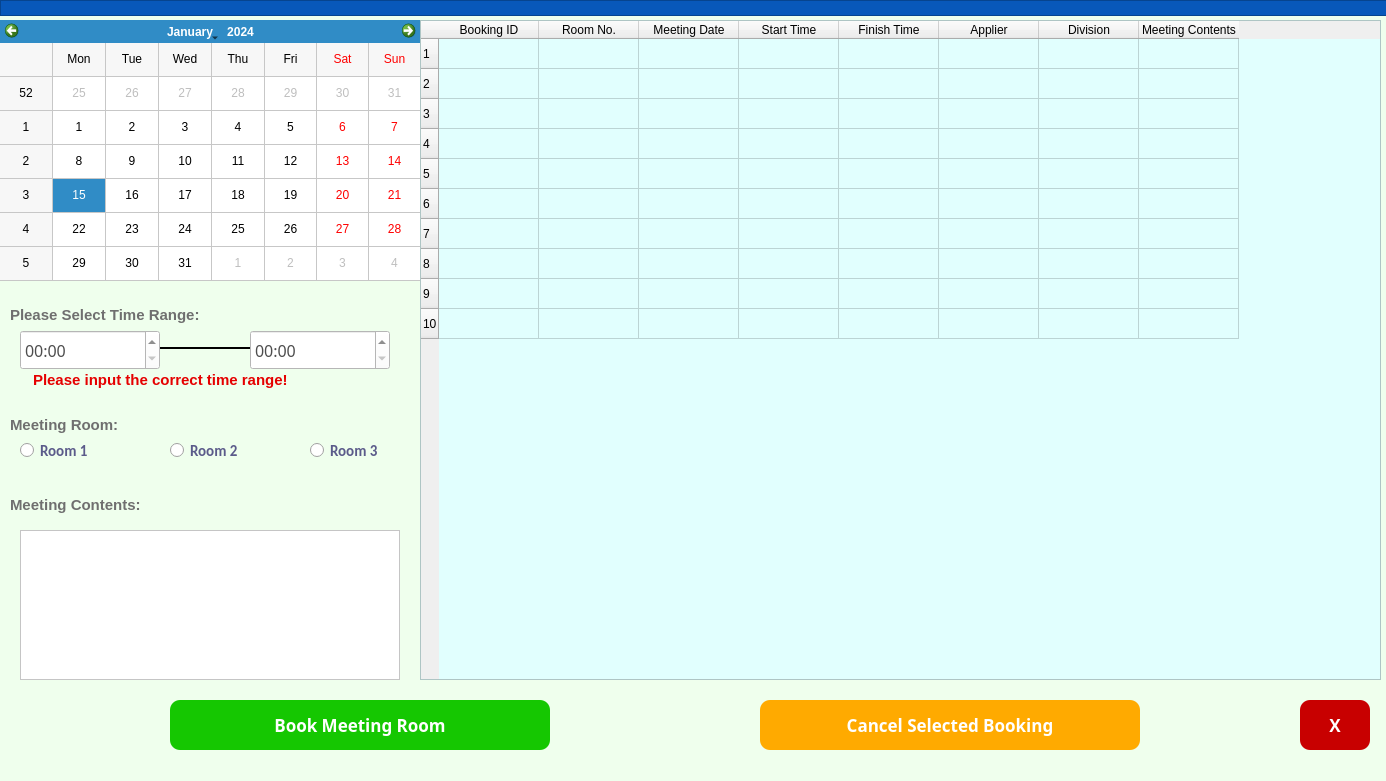
<?xml version="1.0" encoding="UTF-8"?>
<ui version="4.0">
 <class>BookMeetingRoom</class>
 <widget class="QMainWindow" name="BookMeetingRoom">
  <property name="geometry">
   <rect>
    <x>0</x>
    <y>0</y>
    <width>1386</width>
    <height>781</height>
   </rect>
  </property>
  <property name="minimumSize">
   <size>
    <width>1386</width>
    <height>781</height>
   </size>
  </property>
  <property name="maximumSize">
   <size>
    <width>1386</width>
    <height>781</height>
   </size>
  </property>
  <property name="windowTitle">
   <string>Book Meeting Room</string>
  </property>
  <property name="styleSheet">
   <string notr="true">QMainWindow
{
	background-color: rgb(239, 255, 237);
}</string>
  </property>
  <widget class="QWidget" name="centralwidget">
   <widget class="QCalendarWidget" name="calendarWidget">
    <property name="geometry">
     <rect>
      <x>0</x>
      <y>20</y>
      <width>421</width>
      <height>261</height>
     </rect>
    </property>
    <property name="font">
     <font>
      <pointsize>9</pointsize>
      <weight>50</weight>
      <italic>false</italic>
      <bold>false</bold>
     </font>
    </property>
    <property name="gridVisible">
     <bool>true</bool>
    </property>
   </widget>
   <widget class="QLabel" name="label_24">
    <property name="geometry">
     <rect>
      <x>10</x>
      <y>290</y>
      <width>290</width>
      <height>50</height>
     </rect>
    </property>
    <property name="font">
     <font>
      <family>Microsoft JhengHei UI</family>
      <pointsize>11</pointsize>
      <weight>75</weight>
      <bold>true</bold>
     </font>
    </property>
    <property name="styleSheet">
     <string notr="true">QLabel
{
	font-size:11pt;
	color:rgb(111,111,111);
}</string>
    </property>
    <property name="text">
     <string>Please Select Time Range:</string>
    </property>
   </widget>
   <widget class="QTableWidget" name="tableWidget">
    <property name="geometry">
     <rect>
      <x>420</x>
      <y>20</y>
      <width>961</width>
      <height>660</height>
     </rect>
    </property>
    <property name="styleSheet">
     <string notr="true">QTableWidget
{
	background-color: rgb(225, 255, 254);

}</string>
    </property>
    <property name="frameShape">
     <enum>QFrame::StyledPanel</enum>
    </property>
    <property name="frameShadow">
     <enum>QFrame::Plain</enum>
    </property>
    <property name="lineWidth">
     <number>2</number>
    </property>
    <property name="sizeAdjustPolicy">
     <enum>QAbstractScrollArea::AdjustToContentsOnFirstShow</enum>
    </property>
    <property name="selectionBehavior">
     <enum>QAbstractItemView::SelectRows</enum>
    </property>
    <property name="showGrid">
     <bool>true</bool>
    </property>
    <property name="gridStyle">
     <enum>Qt::SolidLine</enum>
    </property>
    <property name="sortingEnabled">
     <bool>false</bool>
    </property>
    <property name="wordWrap">
     <bool>false</bool>
    </property>
    <property name="rowCount">
     <number>10</number>
    </property>
    <property name="columnCount">
     <number>8</number>
    </property>
    <attribute name="horizontalHeaderCascadingSectionResizes">
     <bool>true</bool>
    </attribute>
    <attribute name="verticalHeaderShowSortIndicator" stdset="0">
     <bool>false</bool>
    </attribute>
    <attribute name="verticalHeaderStretchLastSection">
     <bool>false</bool>
    </attribute>
    <row/>
    <row/>
    <row/>
    <row/>
    <row/>
    <row/>
    <row/>
    <row/>
    <row/>
    <row/>
    <column>
     <property name="text">
      <string>Booking ID</string>
     </property>
     <property name="background">
      <color>
       <red>36</red>
       <green>236</green>
       <blue>239</blue>
      </color>
     </property>
    </column>
    <column>
     <property name="text">
      <string>Room No.</string>
     </property>
    </column>
    <column>
     <property name="text">
      <string>Meeting Date</string>
     </property>
    </column>
    <column>
     <property name="text">
      <string>Start Time</string>
     </property>
    </column>
    <column>
     <property name="text">
      <string>Finish Time</string>
     </property>
    </column>
    <column>
     <property name="text">
      <string>Applier</string>
     </property>
    </column>
    <column>
     <property name="text">
      <string>Division</string>
     </property>
    </column>
    <column>
     <property name="text">
      <string>Meeting Contents</string>
     </property>
    </column>
    <item row="0" column="0">
     <property name="text">
      <string/>
     </property>
    </item>
    <item row="0" column="2">
     <property name="text">
      <string/>
     </property>
    </item>
   </widget>
   <widget class="QFrame" name="frame">
    <property name="geometry">
     <rect>
      <x>0</x>
      <y>0</y>
      <width>1390</width>
      <height>16</height>
     </rect>
    </property>
    <property name="styleSheet">
     <string notr="true">QFrame
{
	background-color:rgb(8, 88, 186);

}</string>
    </property>
    <property name="frameShape">
     <enum>QFrame::StyledPanel</enum>
    </property>
    <property name="frameShadow">
     <enum>QFrame::Raised</enum>
    </property>
   </widget>
   <widget class="QTimeEdit" name="timeEdit">
    <property name="geometry">
     <rect>
      <x>20</x>
      <y>330</y>
      <width>140</width>
      <height>40</height>
     </rect>
    </property>
    <property name="styleSheet">
     <string notr="true">QTimeEdit
{
    /*字体为微软雅黑*/
    font-family:Microsoft Yahei;
    /*字体大小为20点*/
	color:rgb(77,77,77);
   font-size:12pt;
	background-color:rgb(255, 255, 255);
}
QTimeEdit:hover
{
    /*背景颜色*/  
   background-color:rgb(229, 242, 255);
}

QTimeEdit:focus
{
    /*背景颜色*/  
   background-color:rgb(229, 242, 255);
}</string>
    </property>
    <property name="accelerated">
     <bool>true</bool>
    </property>
    <property name="correctionMode">
     <enum>QAbstractSpinBox::CorrectToPreviousValue</enum>
    </property>
    <property name="showGroupSeparator" stdset="0">
     <bool>true</bool>
    </property>
    <property name="minimumDateTime">
     <datetime>
      <hour>0</hour>
      <minute>0</minute>
      <second>0</second>
      <year>2000</year>
      <month>1</month>
      <day>3</day>
     </datetime>
    </property>
    <property name="displayFormat">
     <string notr="true">hh:mm</string>
    </property>
    <property name="calendarPopup">
     <bool>true</bool>
    </property>
   </widget>
   <widget class="QTimeEdit" name="timeEdit_2">
    <property name="geometry">
     <rect>
      <x>250</x>
      <y>330</y>
      <width>140</width>
      <height>40</height>
     </rect>
    </property>
    <property name="styleSheet">
     <string notr="true">QTimeEdit
{
    /*字体为微软雅黑*/
    font-family:Microsoft Yahei;
    /*字体大小为20点*/
	color:rgb(77,77,77);
   font-size:12pt;
	background-color:rgb(255, 255, 255);
}
QTimeEdit:hover
{
    /*背景颜色*/  
   background-color:rgb(229, 242, 255);
}

QTimeEdit:focus
{
    /*背景颜色*/  
   background-color:rgb(229, 242, 255);
}</string>
    </property>
    <property name="accelerated">
     <bool>true</bool>
    </property>
    <property name="correctionMode">
     <enum>QAbstractSpinBox::CorrectToPreviousValue</enum>
    </property>
    <property name="showGroupSeparator" stdset="0">
     <bool>true</bool>
    </property>
    <property name="minimumDateTime">
     <datetime>
      <hour>0</hour>
      <minute>0</minute>
      <second>0</second>
      <year>2000</year>
      <month>1</month>
      <day>3</day>
     </datetime>
    </property>
    <property name="displayFormat">
     <string notr="true">hh:mm</string>
    </property>
    <property name="calendarPopup">
     <bool>true</bool>
    </property>
   </widget>
   <widget class="Line" name="line_10">
    <property name="geometry">
     <rect>
      <x>160</x>
      <y>340</y>
      <width>90</width>
      <height>16</height>
     </rect>
    </property>
    <property name="styleSheet">
     <string notr="true">Line
{
    color:rgb(0, 0, 255);
}</string>
    </property>
    <property name="frameShadow">
     <enum>QFrame::Plain</enum>
    </property>
    <property name="lineWidth">
     <number>2</number>
    </property>
    <property name="orientation">
     <enum>Qt::Horizontal</enum>
    </property>
   </widget>
   <widget class="QPushButton" name="pushButton_3">
    <property name="geometry">
     <rect>
      <x>170</x>
      <y>700</y>
      <width>380</width>
      <height>50</height>
     </rect>
    </property>
    <property name="font">
     <font>
      <family>Microsoft Yahei</family>
      <pointsize>13</pointsize>
      <weight>75</weight>
      <bold>true</bold>
     </font>
    </property>
    <property name="styleSheet">
     <string notr="true">QPushButton

{
    /*字体为微软雅黑*/
    font-family:Microsoft Yahei;
    /*字体大小为20点*/
    font-size:13pt;
    /*字体颜色为白色*/    
    color:white;
    /*背景颜色*/  
    background-color:rgb(21, 199, 1);
    /*边框圆角半径为8像素*/ 
    border-radius:10px;

}

/*按钮停留态*/
QPushButton:hover
{
    /*背景颜色*/  
    background-color:rgb(21, 175, 0);
    padding-left:-3px;
    /*上内边距为3像素，让按下时字向下移动3像素*/  
    padding-top:-3px;

}

/*按钮按下态*/
QPushButton:pressed
{
    /*背景颜色*/  
    background-color:rgb(0, 113, 0);
    /*左内边距为3像素，让按下时字向右移动3像素*/  
    padding-left:3px;
    /*上内边距为3像素，让按下时字向下移动3像素*/  
    padding-top:3px;
}</string>
    </property>
    <property name="text">
     <string>Book Meeting Room</string>
    </property>
   </widget>
   <widget class="QPushButton" name="pushButton_4">
    <property name="geometry">
     <rect>
      <x>760</x>
      <y>700</y>
      <width>380</width>
      <height>50</height>
     </rect>
    </property>
    <property name="font">
     <font>
      <family>Microsoft Yahei</family>
      <pointsize>13</pointsize>
      <weight>75</weight>
      <bold>true</bold>
     </font>
    </property>
    <property name="styleSheet">
     <string notr="true">QPushButton
{
    /*字体为微软雅黑*/
    font-family:Microsoft Yahei;
    /*字体大小为20点*/
    font-size:13pt;
    /*字体颜色为白色*/    
    color:white;
    /*背景颜色*/  
    background-color:rgb(255, 170, 0);
    /*边框圆角半径为8像素*/ 
    border-radius:10px;
}

/*按钮停留态*/
QPushButton:hover
{
    /*背景颜色*/  
    background-color:rgb(230, 153, 0);
    padding-left:-3px;
    /*上内边距为3像素，让按下时字向下移动3像素*/  
    padding-top:-3px;

}

/*按钮按下态*/
QPushButton:pressed
{
    /*背景颜色*/  
    background-color:rgb(197, 128, 0);
    /*左内边距为3像素，让按下时字向右移动3像素*/  
    padding-left:3px;
    /*上内边距为3像素，让按下时字向下移动3像素*/  
    padding-top:3px;
}</string>
    </property>
    <property name="text">
     <string>Cancel Selected Booking</string>
    </property>
   </widget>
   <widget class="QLabel" name="label_25">
    <property name="geometry">
     <rect>
      <x>10</x>
      <y>490</y>
      <width>201</width>
      <height>30</height>
     </rect>
    </property>
    <property name="font">
     <font>
      <family>Microsoft JhengHei UI</family>
      <pointsize>11</pointsize>
      <weight>75</weight>
      <bold>true</bold>
     </font>
    </property>
    <property name="styleSheet">
     <string notr="true">QLabel
{
	font-size:11pt;
	color:rgb(111,111,111);
}</string>
    </property>
    <property name="text">
     <string>Meeting Contents:</string>
    </property>
   </widget>
   <widget class="QTextEdit" name="textEdit">
    <property name="geometry">
     <rect>
      <x>20</x>
      <y>530</y>
      <width>380</width>
      <height>150</height>
     </rect>
    </property>
    <property name="styleSheet">
     <string notr="true">QTextEdit
{
    /*字体为微软雅黑*/
    font-family:Microsoft Yahei;
    /*字体大小为20点*/
	color:rgb(74, 74, 74);
   font-size:12pt;
	background-color:rgb(255, 255, 255);
}

QTextEdit:hover
{
    /*背景颜色*/  
   background-color:rgb(229, 242, 255);
}

QTextEdit:focus
{
    /*背景颜色*/  
   background-color:rgb(229, 242, 255);
}</string>
    </property>
   </widget>
   <widget class="QLabel" name="label_31">
    <property name="geometry">
     <rect>
      <x>33</x>
      <y>360</y>
      <width>350</width>
      <height>40</height>
     </rect>
    </property>
    <property name="font">
     <font>
      <family>Microsoft JhengHei UI</family>
      <pointsize>11</pointsize>
      <weight>75</weight>
      <bold>true</bold>
     </font>
    </property>
    <property name="styleSheet">
     <string notr="true">QLabel
{
	font-size:11pt;
	color:rgb(229, 0, 0)
}</string>
    </property>
    <property name="text">
     <string>Please input the correct time range!</string>
    </property>
   </widget>
   <widget class="QPushButton" name="pushButton_5">
    <property name="geometry">
     <rect>
      <x>1300</x>
      <y>700</y>
      <width>70</width>
      <height>50</height>
     </rect>
    </property>
    <property name="font">
     <font>
      <family>Microsoft Yahei</family>
      <pointsize>13</pointsize>
      <weight>75</weight>
      <bold>true</bold>
     </font>
    </property>
    <property name="styleSheet">
     <string notr="true">QPushButton
{
    /*字体为微软雅黑*/
    font-family:Microsoft Yahei;
    /*字体大小为20点*/
    font-size:13pt;
    /*字体颜色为白色*/    
    color:white;
    /*背景颜色*/  
    background-color:rgb(200, 0, 0);
    /*边框圆角半径为8像素*/ 
    border-radius:10px;
}

/*按钮停留态*/
QPushButton:hover
{
    /*背景颜色*/  
    background-color:rgb(176, 0, 0);
    padding-left:-3px;
    /*上内边距为3像素，让按下时字向下移动3像素*/  
    padding-top:-3px;
	 font-size:15pt;
}

/*按钮按下态*/
QPushButton:pressed
{
    /*背景颜色*/  
    background-color:rgb(147, 0, 0);
    /*左内边距为3像素，让按下时字向右移动3像素*/  
    padding-left:3px;
    /*上内边距为3像素，让按下时字向下移动3像素*/  
    padding-top:3px;
    font-size:13pt;
}</string>
    </property>
    <property name="text">
     <string>X</string>
    </property>
   </widget>
   <widget class="QLabel" name="label_26">
    <property name="geometry">
     <rect>
      <x>10</x>
      <y>410</y>
      <width>201</width>
      <height>30</height>
     </rect>
    </property>
    <property name="font">
     <font>
      <family>Microsoft JhengHei UI</family>
      <pointsize>11</pointsize>
      <weight>75</weight>
      <bold>true</bold>
     </font>
    </property>
    <property name="styleSheet">
     <string notr="true">QLabel
{
	font-size:11pt;
	color:rgb(111,111,111);
}</string>
    </property>
    <property name="text">
     <string>Meeting Room:</string>
    </property>
   </widget>
   <widget class="QRadioButton" name="radioButton">
    <property name="geometry">
     <rect>
      <x>20</x>
      <y>440</y>
      <width>191</width>
      <height>21</height>
     </rect>
    </property>
    <property name="styleSheet">
     <string notr="true">QRadioButton{

      color:rgb(91, 91, 138);
	  font-family:Calibri;
      font-size:11pt;
	  font-weight: bold;

}</string>
    </property>
    <property name="text">
     <string>Room 1</string>
    </property>
   </widget>
   <widget class="QRadioButton" name="radioButton_2">
    <property name="geometry">
     <rect>
      <x>170</x>
      <y>440</y>
      <width>161</width>
      <height>21</height>
     </rect>
    </property>
    <property name="styleSheet">
     <string notr="true">QRadioButton{

      color:rgb(91, 91, 138);
	  font-family:Calibri;
      font-size:11pt;
	  font-weight: bold;

}</string>
    </property>
    <property name="text">
     <string>Room 2</string>
    </property>
   </widget>
   <widget class="QRadioButton" name="radioButton_3">
    <property name="geometry">
     <rect>
      <x>310</x>
      <y>440</y>
      <width>101</width>
      <height>21</height>
     </rect>
    </property>
    <property name="styleSheet">
     <string notr="true">QRadioButton{

      color:rgb(91, 91, 138);
	  font-family:Calibri;
      font-size:11pt;
	  font-weight: bold;

}</string>
    </property>
    <property name="text">
     <string>Room 3</string>
    </property>
   </widget>
  </widget>
 </widget>
 <resources/>
 <connections/>
</ui>
